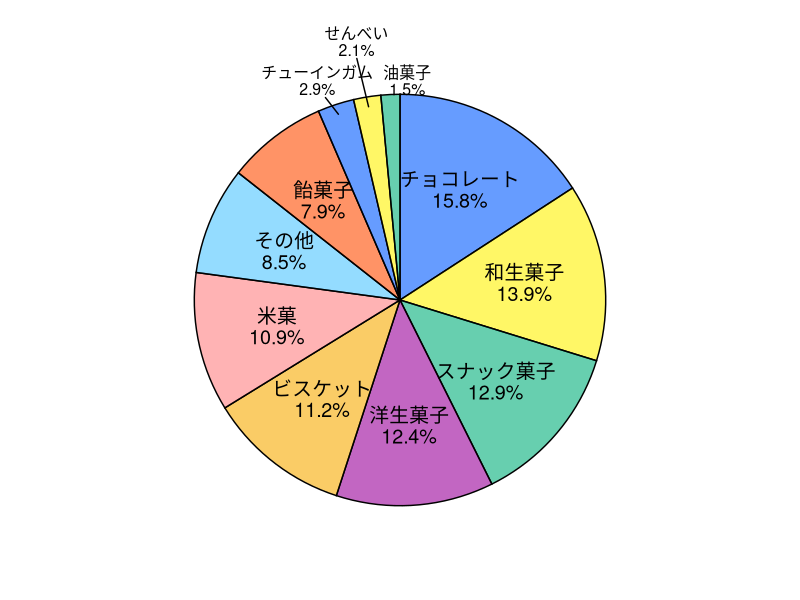

This chart was generated by the following R code:
# tsv
# tsv <- read.csv("~/Desktop/sample.tsv", sep = "\t")
# values <- tsv$Command
# labels <- tsv$Command
# pie(values, labels = labels)


# https://qiita.com/hachisukansw/items/3047e516ebdc55c74104

sample_data <- data.frame(
  type = c("飴菓子", "チョコレート", "チューインガム", "せんべい", "ビスケット", "米菓", "和生菓子", "洋生菓子", "スナック菓子", "油菓子", "その他"),
  n = c(2680, 5370, 970, 725, 3800, 3705, 4725, 4196, 4361, 504, 2873)
)

library(dplyr)
library(ggplot2)
library(ggrepel)
(sample_data %>% arrange(desc(n)) %>%
  mutate(ypos = cumsum(n) - n / 2) %>%
  mutate(per = n / sum(n)) %>%
  mutate(label = paste0(type, "\n", scales::percent(per, 0.1))) %>%
  ggplot(aes(x = 0, y = n, fill = factor(rev(ypos))))
  +
  geom_col(color = "black")
  +
  coord_polar("y")
  +
  geom_text(
    data = (. %>% filter(per >= 0.05)),
    aes(x = 0.1, y = ypos, label = label), lineheight = 0.9, size = 5
  )
  +
  geom_text_repel(
    data = (. %>% filter(!(per >= 0.05))),
    aes(x = 0.4, y = ypos, label = label), nudge_x = 0.2, lineheight = 0.9, size = 4
  )
  +
  scale_fill_manual(values = rep(alpha(c("#03af7a", "#fff100", "#005aff", "#ff4b00", "#4dc4ff", "#ff8082", "#f6aa00", "#990099"), 0.6), 2))
  +
  theme_void()
  +
  theme(legend.position = "none")
)
